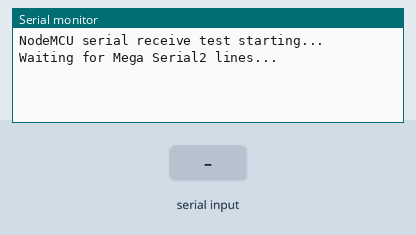
The sketch below on a simulated Arduino Mega 2560, built with avr-gcc and run on an emulated ATmega2560. Parts: the last lines printed to the serial monitor. The inputs (shaded band) are chosen by the test bench.

Above: at 2.2 s.
2.3 s: "1\n" received over Serial
At 3.4 s:
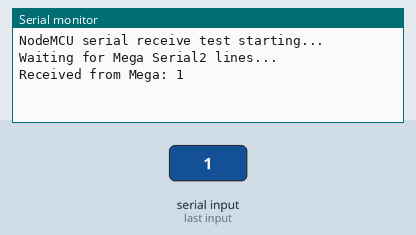
3.8 s: "0\n" received over Serial
At 4.6 s:
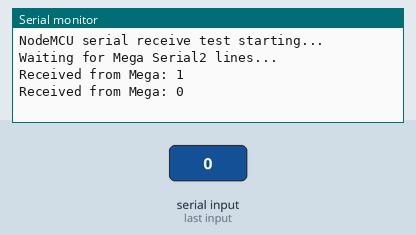
5.3 s: "2\n" received over Serial
At 5.7 s:
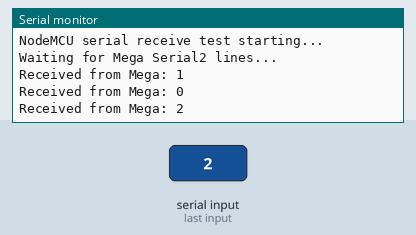

Measured:
- after the input at 2.3 s, the serial monitor: prints a new line at once (image 1)
- after the input at 3.8 s, the serial monitor: prints a new line at once (image 2)
- after the input at 5.3 s, the serial monitor: prints a new line at once (image 3)

The sketch:

NODEMCU_SERIAL_RECEIVE_TEST.ino
```cpp
const unsigned long MEGA_SERIAL_BAUD = 115200;

void setup() {
  Serial.begin(MEGA_SERIAL_BAUD);
  delay(1000);

  Serial.println();
  Serial.println("NodeMCU serial receive test starting...");
  Serial.println("Waiting for Mega Serial2 lines...");
}

void loop() {
  if (Serial.available() > 0) {
    String incomingLine = Serial.readStringUntil('\n');
    incomingLine.trim();

    if (incomingLine.length() > 0) {
      Serial.print("Received from Mega: ");
      Serial.println(incomingLine);
    }
  }
}
```
